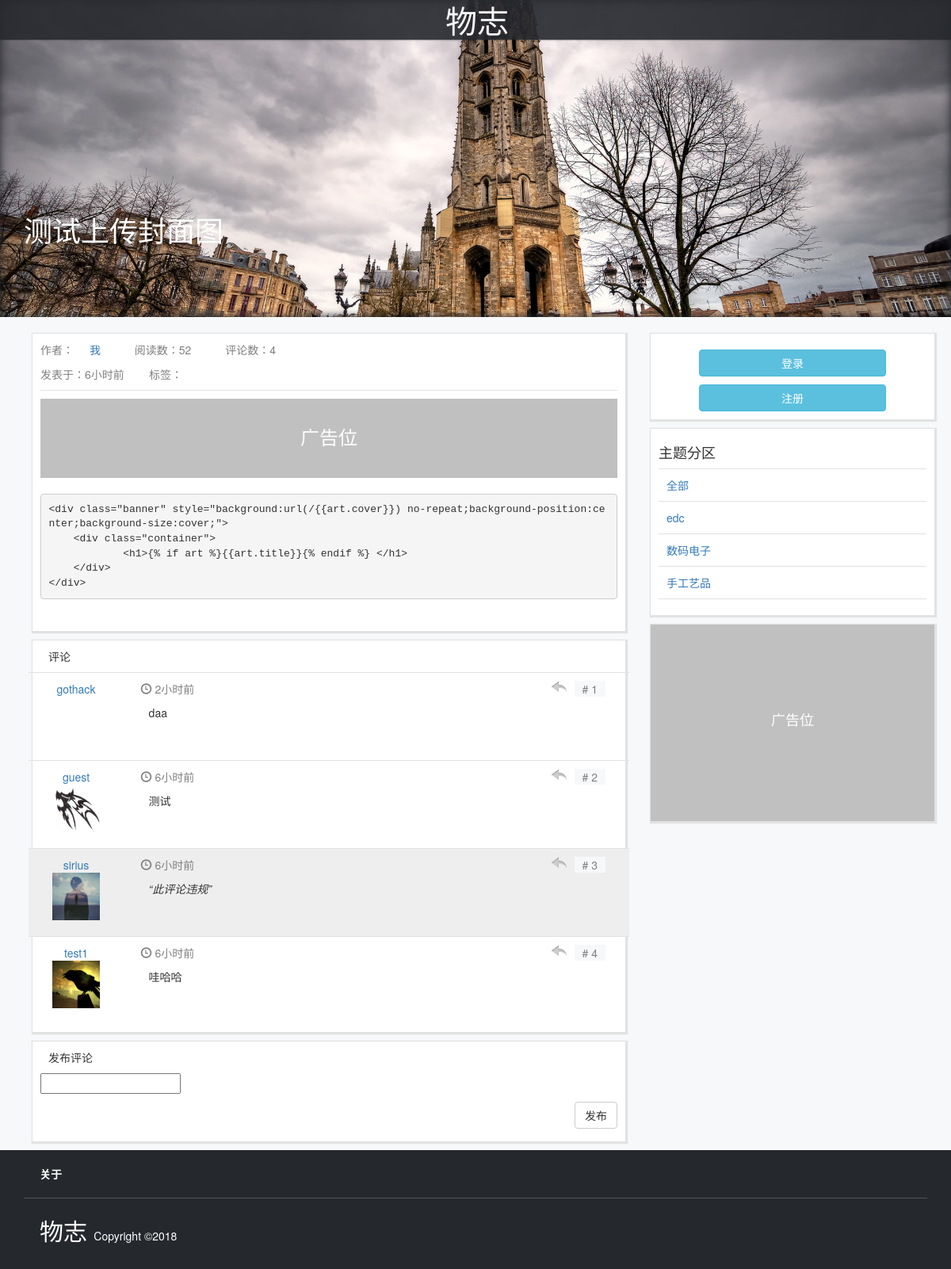
/article/10/, run on the app's committed database.
### article/models.py (models this page shows, shortened)
class Article(models.Model):
    id=models.AutoField(primary_key=True)
    section=models.ForeignKey(Section,on_delete=models.CASCADE,default=0)
    author_id = models.ForeignKey(Profile,on_delete=models.CASCADE,default=0)
    author = models.CharField(max_length=128,default='')
    publish_time = models.DateTimeField(auto_now_add=True,editable=False)
    cover = models.ImageField(upload_to='static/upload/', blank=True, null=True)
    title = models.CharField(max_length=1024)
    detail = HTMLField()
    ip = models.GenericIPAddressField(blank=True,null=True)
    tag = models.CharField(max_length=128, blank=True, null=True)
    visible = models.CharField(choices=(('Y','是'),('N','否')),max_length=64,default='N')
    readtime = models.IntegerField(default=0)
    comment_count = models.IntegerField(default=0)
    class Meta:
        db_table ="article"
        ordering = ['-publish_time']

class Comment(models.Model):
    id = models.AutoField(primary_key=True)
    article = models.ForeignKey(Article,on_delete=models.CASCADE,default=0)
    user = models.ForeignKey(Profile,on_delete=models.CASCADE,default=0)
    comment_time = models.DateTimeField(auto_now_add=True,editable=False)
    comment = HTMLField()
    invalid = models.CharField(choices=(('Y','是'),('N','否')),max_length=64,default='N')
    ip = models.GenericIPAddressField(blank=True,null=True,default='0.0.0.0')
    clickcount = models.IntegerField(default=0)
    refer = models.CharField(max_length=5096,default='none')
    agent = models.CharField(max_length=5096,default='none')
    class Meta:
        db_table ="comment"
        ordering = ['-comment_time']

class Section(models.Model):
    id = models.AutoField(primary_key=True)
    name = models.CharField(max_length=256)
    class Meta:
        db_table ="Section"

### userpage/models.py (models this page shows)
class Profile(models.Model):
    user = models.OneToOneField(User, on_delete=models.CASCADE)
    location = models.CharField(max_length=30, blank=True)
    avatar = models.ImageField(upload_to='static/avatar/', blank=True, null=True)
    point = models.IntegerField()
    unread = models.IntegerField(default=0)
    def __str__(self):
        return self.user.username

### article/views.py (the view)
# urls.py: path('<int:article_id>/', views.detail, name='detail'),
def detail(request, article_id):
    art = Article.objects.get(pk=article_id)
    comments = Comment.objects.filter(article_id=article_id).order_by('comment_time')
    if request.method == 'POST':
        comment_form = CommentForm(request.POST,instance=None)
        if comment_form.is_valid():
            instance = comment_form.save(commit=False)
            instance.ip = request.META['REMOTE_ADDR']
            instance.save()
            return redirect('.')
        else:
            messages.error(request, comment_form.errors)
    else:
        art.readtime = art.readtime + 1
        art.save(update_fields=['readtime'])
        comment_form = CommentForm(instance=None)
    return render(request,'article/detail.html',{'art':art,'comments':comments,'comment_form':comment_form})

### article/models.py
class CommentForm(ModelForm):
    class Meta:
        model = Comment
        fields = ('article','user','comment','ip','invalid')
        widgets = {
                'comment':TinyMCE(attrs={'cols':'100%','rows':10}),
                }

### article/templatetags/timetonow.py (called while the page is built)
@register.filter
@stringfilter
def timetonow(value):
    valuetime = datetime.datetime.strptime(value, "%Y-%m-%d %H:%M:%S.%f+00:00")
    now = timezone.now()
    now = now.replace(tzinfo=None)
    delta = now-valuetime
    s = delta.seconds
    if s>86400:
    	return '%d天前' % (int(s/86400))
    elif s>3600:
    	return '%d小时前' % (int(s/3600))
    elif s>120:
    	return '%d分钟前' % (int(s/120))
    else:
    	return '刚刚'

### edconline/globalarg.py (called while the page is built)
def settings(request):
    secs = Section.objects.all()
    if request.user.is_authenticated:
        userid = request.user.id
        user =Profile.objects.get(user=userid)
        return {'secs':secs,'user':user}
    else:
        return {'secs':secs}

### article/templates/article/detail.html (shortened to what this page needs)
{% extends "base.html" %}
{% load timetonow %}
{% block banner %}
<div class="banner" style="background:url(/{{art.cover}}) no-repeat;background-position:center;background-size:cover;">
    <div class="container">
            <h1>{% if art %}{{art.title}}{% endif %} </h1>
    </div>
</div>
{% endblock %}
{% block content %}
<div class="card margintop article-content">
    <span class="fad">作者：<a href="/userpage/member/{{art.author_id}}/"><img src="/{{art.author_id.avatar}}" class="avatar-img">&nbsp;{{art.author}}</a> </span>
    <span class="fad">阅读数：{{art.readtime}}</span>
    <span class="fad">评论数：{{comments|length}}</span>
    <span class="fad">发表于：{{art.publish_time|timetonow}}</span>&nbsp;&nbsp;&nbsp;&nbsp;&nbsp;&nbsp;&nbsp;
    <span class="fad">标签：{% if arg.tag %}{{art.tag}}{% endif %}</span>
    <span class="sep margintop" ></span>
    <div class="ad1"> <h3>广告位</h3> </div>
    {{art.detail|safe }}
</div>
<div class="card">
    <p>评论</p>
    {% for i in comments %}
    <div class="comment row {% ifequal i.invalid 'Y' %}invalid{% endifequal %}">
        <div class="comment-avatar" style="background:url(/{{i.user.avatar}}) no-repeat;background-position:10px 20px;background-size:60px 60px;">
            <a href="/userpage/member/{{i.user}}/">{{i.user}}</a>
        </div>
        <div class="comment-info ">
              <span class="glyphicon glyphicon-time fad"> </span>&nbsp;<span class="fad">{{i.comment_time|timetonow}}</span> &nbsp;&nbsp;
            <span class="pull-right ico fad floor" id="comment_{{i.id}}"># {{forloop.counter}}</span>
              <span class="pull-right ico ">
                <a href="javascript:;" onclick="atuser('<a href=#comment_{{i.id}} >#{{forloop.counter}}</a> @<a class=mentioned_user href=/userpage/member/{{i.user}}>{{i.user}}</a>&nbsp;')"><img style="inline-block" src="/static/image/reply.png" align="absmiddle" border="0" alt="Reply"></a>
              </span>
            {% ifequal i.invalid 'Y' %}
                <p style="font-style:italic;">“此评论违规”</p>
            {% else %}
              {{i.comment|safe|escape}}
            {% endifequal %}
       </div>
    </div>
    {% endfor %}
</div>
<div class="card">
    <p>发布评论</p>
    <form class="textarea" method="post" novalidate>
        {{comment_form.comment}}
        <button class="btn btn-default pull-right" type="submit">发布</button>
    </form>
</div>
{% endblock %}

### templates/base.html (shortened to what this page needs)
<!DOCTYPE html>
{% load staticfiles %}
{% load timetonow %}
<html>
    <head>
        <link href="/static/bootstrap/css/bootstrap.min.css" rel="stylesheet">
        <link href="/static/bootstrap/css/style.css" rel="stylesheet">
        <link href='http://cdn.webfont.youziku.com/webfonts/nomal/114602/46453/5a919786f629d911e0099415.css' rel='stylesheet' type='text/css' />
    </head>
    <body>
        <nav class="navbar-collapse collapse navbar-fixed-top">
            <div class="container">
                <ul class="nav navbar-nav">
                    <li class="css106de12c1c1bfaa ">
                        <a class="logo" href='/'>物志</a>
                    </li>
                </ul>
            </div>
        </nav>
        {% block banner %}{% endblock %}
        <div class="container-fluid">
            <div class="container">
                <div class="row ">
                    <div class="content col-md-8">
                        {% block content %}{% endblock%}
                    </div>
                    <div class="sidebar col-md-4">
                    {% block sidebar %}
						<div class="card">
                            {% ifnotequal user.id None %}
						    <div class="usercard row">
						        <a href="/userpage/member/{{user.user}}/"><div class="usercard-avatar" style="background:url(/{{user.avatar}}) no-repeat;background-size:80px 80px;">
						        </div></a>
						        <div class="usercard-info">
						        	<p>
						        		<a href="/userpage/member/{{user.user}}/"><span class="glyphicon glyphicon-user fad"> </span>&nbsp;<span class="fad">
						        			{{user.user}}
						        		</span> </a>
						        	</p>
						        	<p>
						        		<img src="/static/image/coin16.png" style="display:inline-block;padding-bottom: 4px" alt="金币" > <span class="fad">
						        			{{user.point}}
						        		</span> &nbsp;&nbsp;&nbsp;
                                        <img src="/static/image/notice.png" width="16" height="16" style="display:inline-block;padding-bottom: 2px;width:16px;height:20px" alt="未读提醒" >
                                        <span class="fad" alt="未读提醒">
                                           <a href="/userpage/member/{{user.user}}/">{{user.unread}}</a>
						        		</span> &nbsp;&nbsp;&nbsp;
						        	</p>
						        </div>
						    </div>
						    <button class="btn btn-default" style="width:100%;margin-top: 10px" type="submit" onclick="window.location.href='/article/publish/'">
						    	<span class="glyphicon glyphicon-pencil"></span>&nbsp; 发布新文章
						    </button>
                            {% else %}
                            <button class="btn btn-info btn-sidebar" style="width:70%;margin-top: 10px" type="submit" onclick="window.location.href='/userpage/login/'">
                                登录
                            </button>
                             <button class="btn btn-info btn-sidebar" style="width:70%;margin-top: 10px" type="submit" onclick="window.location.href='/userpage/register/'">
                                注册
                            </button>
                            {% endifnotequal %}
						</div>
                        <div class="card">
                                <h4>主题分区</h4>
                                <span class="sep"></span>
                                <p><a href="/">全部</a></p>
                                <span class="sep"></span>
                                {% for i in secs %}
                                        <p><a href="/?catalog={{i.name}}">{{i.name}}</a></p>
                                        <span class="sep"></span>
                                {% endfor %}
                        </div>
                        <div class="card ad2">
                                <h4>广告位</h4>
                        </div>
                    {% endblock %}
                	</div>
        	    </div>
        	</div>
    <footer class="foot-wrap">
            <div class="container">
                    <section class="foot-top">
                            <strong>
                                <a href="" >关于</a>
                            </strong>
                    </section>
                    <section class="foot-bottom">
                        <span class="css106de12c1c1bfaa" style="font-size:30px;font-color:#d73a49">
                            <a class="logo" href='/'>物志</a>
                        </span>
                        Copyright ©2018
                    </section>
            </div>
    </footer>
	</div>
    </body>
</html>

### data on the page
Article: cover (picture), title "测试上传封面图", author "我", readtime "52", publish_time "6小时前", detail "<div class=\"banner\" style=\"background:url(/{{art.cover}}) no-repeat;background-position:center;background-size:cover;\"> <div class=\"container\"> <h1>{% if art %}{{art.title}}{% endif %} </h1> </div> </div>"
Comment: user "gothack", comment_time "2小时前", comment "daa"
Comment: user.avatar (picture), user "guest", comment_time "6小时前", comment "测试"
Comment: user.avatar (picture), user "sirius", comment_time "6小时前"
Comment: user.avatar (picture), user "test1", comment_time "6小时前", comment "哇哈哈"
Section: name "edc"
Section: name "数码电子"
Section: name "手工艺品"

### other printed values
{{ comments|length }} "4"
